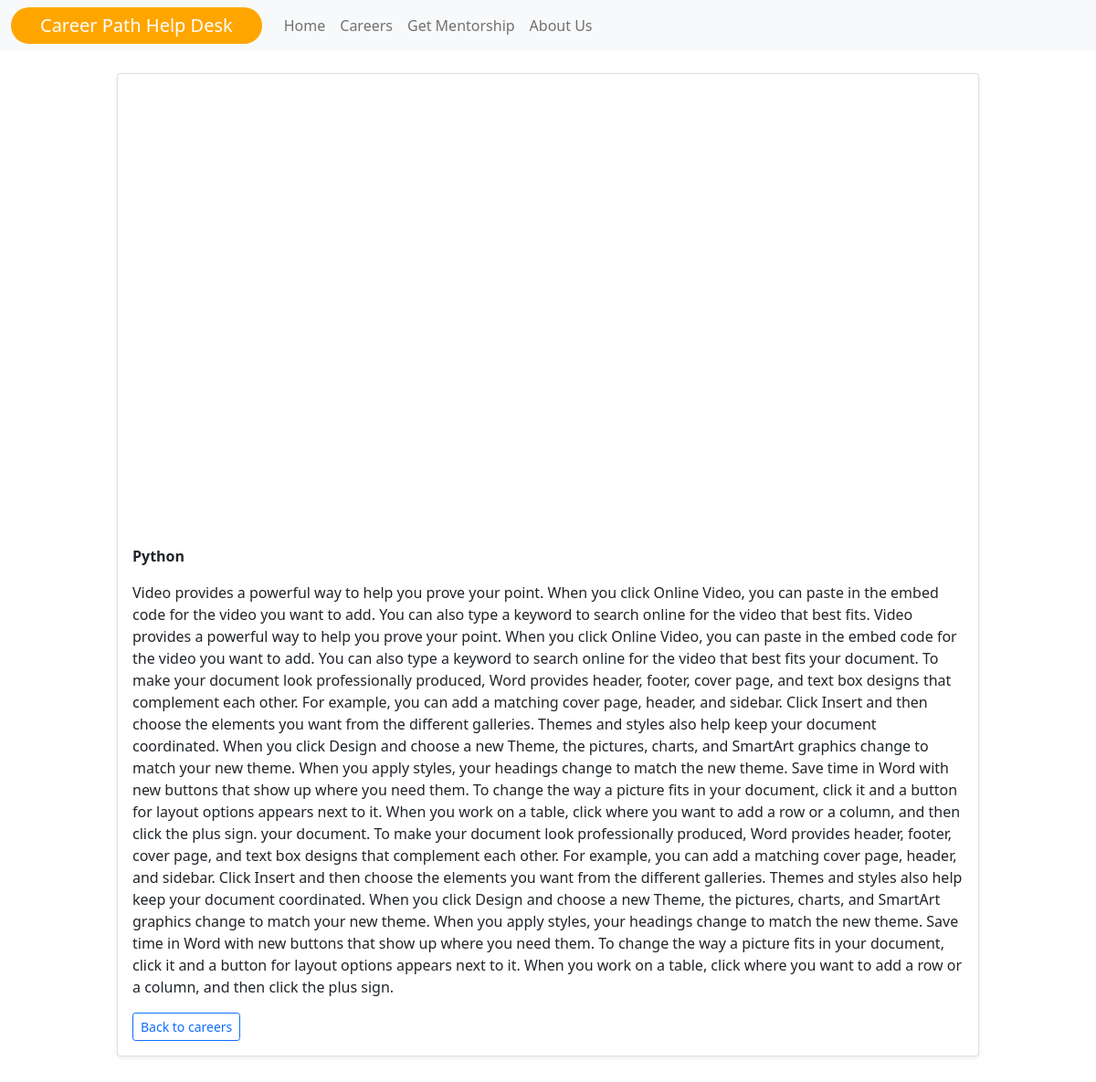
The app's page /careers/8 with its own data.
### main/models.py (models this page shows)
class Career(db.Model):
    id = db.Column(db.Integer(), primary_key=True)
    career_name = db.Column(db.String(), unique=True, nullable=False)
    description = db.Column(db.String(), nullable=False)
    content = db.Column(db.String(), nullable=False)
    img = db.Column(db.Text(), nullable=False)
    img_name = db.Column(db.Text(), nullable=False)
    mimetype = db.Column(db.Text(), nullable=False)

### main/routes.py (the view)
@app.route('/careers/<int:id>')
def career(id):
    career = Career.query.get_or_404(id)
    return render_template('careers.html', career=career)

### main/templates/careers.html (shortened to what this page needs)
{% extends 'index.html' %}
{% block content %}
        <div id="sigle-career" class="card shadow-sm">
            <svg class="bd-placeholder-img card-img-top" width="100%" height="500" xmlns="http://www.w3.org/2000/svg" role="img" aria-label="Placeholder: Thumbnail" preserveAspectRatio="xMidYMid slice" focusable="false" style="background-size: cover; ">
            </svg>
            <div class="card-body">
              <p class="card-text"><strong>{{ career.career_name }}</strong> </p>
              <p class="card-text">{{ career.content }}</p>
              <div class="d-flex justify-content-between align-items-center">
                <div class="btn-group">
                  <a type="button" class="btn btn-sm btn-outline-primary" href="{{ url_for('careers')}}">Back to careers</a>
                </div>
              </div>
            </div>
        </div>
{% endblock %}

### main/static/css/styles.css (style rules this page uses)
.bd-placeholder-img { font-size: 1.125rem; background-position: center; text-anchor: middle; -webkit-user-select: none; -moz-user-select: none; user-select: none; }

### records on screen
Career: career_name "Python", content "Video provides a powerful way to help you prove your point. When you click Online Video, you can paste in the embed code for the video you want to add. You can also type a keyword to search online for the video that best fits. Video provides a powerful way to help you prove your point. When you click Online Video, you can paste in the embed code for the video you want to add. You can also type a keyword to search online for the video that best fits your document. To make your document look professionally produced, Word provides header, footer, cover page, and text box designs that complement each other. For example, you can add a matching cover page, header, and sidebar. Click Insert and…"
